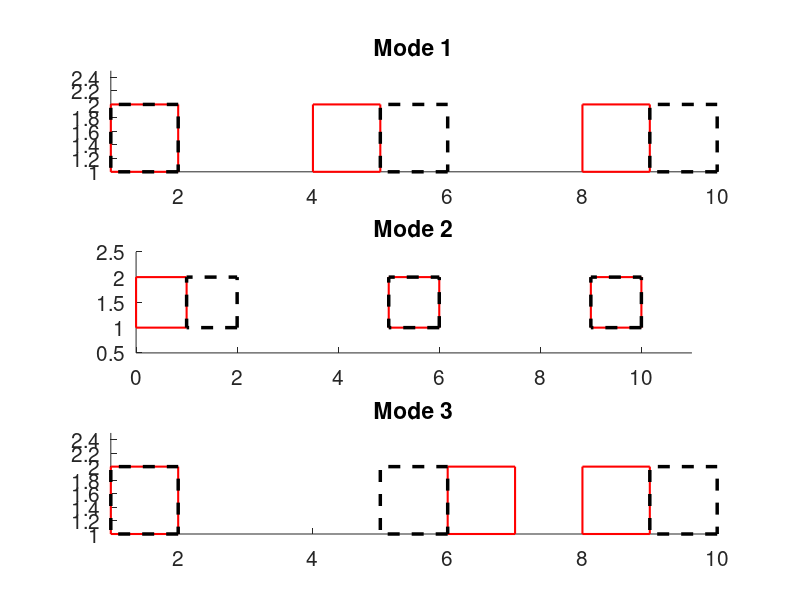
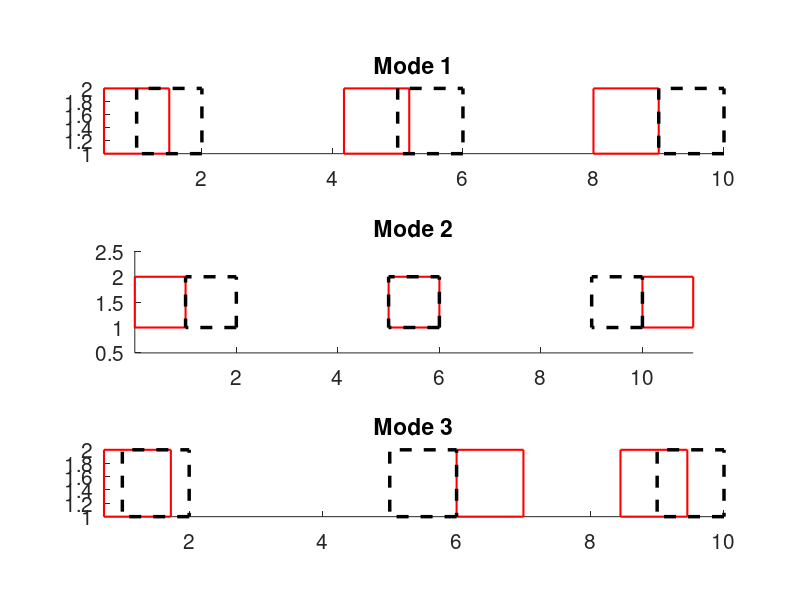
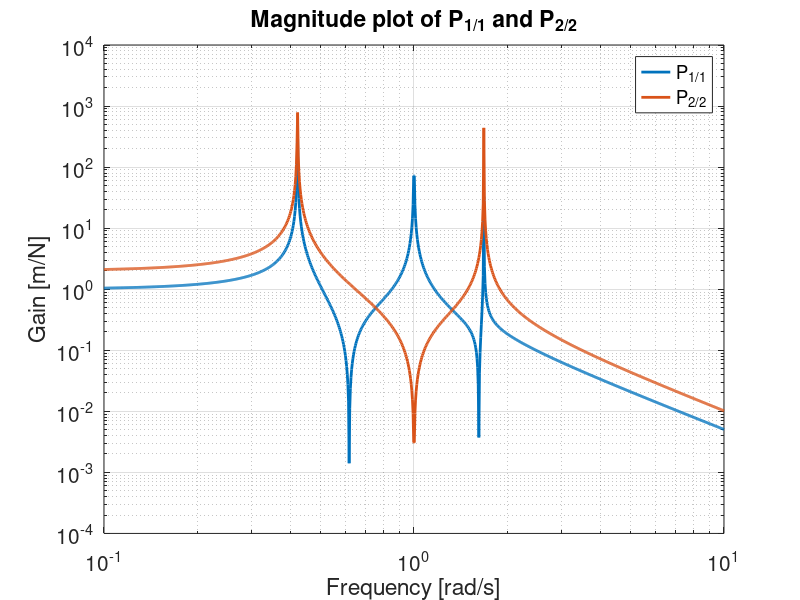

Here is the MATLAB script that generated these plots, in order:
clc; clear all; close all;

%-----------------CASE1-------------------%
M1 = [1 0 0;
     0 1 0;
     0 0 1];
K1 = [1 0 0;
     0 1 -1;
     0 -1 1];
[V1, D1] = eig(K1,-M1);

w_case1_1 = imag(sqrt(D1(1,1)));
w_case1_2 = imag(sqrt(D1(2,2)));
w_case1_3 = imag(sqrt(D1(3,3)));

figure(1)
set(figure(1),'color',[1 1 1])
set(gcf, 'Position', [50, 50, 1000, 700])

subplot(3,1,1)
rectangle("Position",[1+V1(1,2),1,1,1],"LineWidth",1.5,"EdgeColor",'r');hold on;
rectangle("Position",[5+V1(2,2),1,1,1],"LineWidth",1.5,"EdgeColor",'r');
rectangle("Position",[9+V1(3,2),1,1,1],"LineWidth",1.5,"EdgeColor",'r');
rectangle("Position",[1,1,1,1],"LineWidth",2.5,"LineStyle","--","EdgeColor",'k');hold on;
rectangle("Position",[5,1,1,1],"LineWidth",2.5,"LineStyle","--","EdgeColor",'k');
rectangle("Position",[9,1,1,1],"LineWidth",2.5,"LineStyle","--","EdgeColor",'k');
title('Mode 1')
xlim([1 10])
ylim([1 2.5])
set(gca,'fontsize',15)
axis equal

subplot(3,1,2)
rectangle("Position",[1+V1(1,3),1,1,1],"LineWidth",1.5,"EdgeColor",'r');hold on;
rectangle("Position",[5+V1(2,3),1,1,1],"LineWidth",1.5,"EdgeColor",'r');
rectangle("Position",[9+V1(3,3),1,1,1],"LineWidth",1.5,"EdgeColor",'r');
rectangle("Position",[1,1,1,1],"LineWidth",2.5,"LineStyle","--","EdgeColor",'k');hold on;
rectangle("Position",[5,1,1,1],"LineWidth",2.5,"LineStyle","--","EdgeColor",'k');
rectangle("Position",[9,1,1,1],"LineWidth",2.5,"LineStyle","--","EdgeColor",'k');
title('Mode 2')
xlim([0 11])
ylim([0.5 2.5])
set(gca,'fontsize',15)
axis equal

subplot(3,1,3)
rectangle("Position",[1+V1(1,1),1,1,1],"LineWidth",1.5,"EdgeColor",'r');hold on;
rectangle("Position",[5+V1(2,1),1,1,1],"LineWidth",1.5,"EdgeColor",'r');
rectangle("Position",[9+V1(3,1),1,1,1],"LineWidth",1.5,"EdgeColor",'r');
rectangle("Position",[1,1,1,1],"LineWidth",2.5,"LineStyle","--","EdgeColor",'k');hold on;
rectangle("Position",[5,1,1,1],"LineWidth",2.5,"LineStyle","--","EdgeColor",'k');
rectangle("Position",[9,1,1,1],"LineWidth",2.5,"LineStyle","--","EdgeColor",'k');
title('Mode 3')
xlim([1 10])
ylim([1 2.5])
set(gca,'fontsize',15)
axis equal

%-----------------CASE2-------------------%
M2 = [2 0 0;
     0 1 0;
     0 0 1];
K2 = [2 -1 0;
     -1 2 -1;
     0 -1 1];
[V2, D2] = eig(K2,-M2);

w_case2_1 = imag(sqrt(D2(1,1)));
w_case2_2 = imag(sqrt(D2(2,2)));
w_case2_3 = imag(sqrt(D2(3,3)));

figure(2)
set(figure(2),'color',[1 1 1])
set(gcf, 'Position', [50, 50, 1000, 700])

subplot(3,1,1)
rectangle("Position",[1+V2(1,3),1,1,1],"LineWidth",1.5,"EdgeColor",'r');hold on;
rectangle("Position",[5+V2(2,3),1,1,1],"LineWidth",1.5,"EdgeColor",'r');
rectangle("Position",[9+V2(3,3),1,1,1],"LineWidth",1.5,"EdgeColor",'r');
rectangle("Position",[1,1,1,1],"LineWidth",2.5,"LineStyle","--","EdgeColor",'k');hold on;
rectangle("Position",[5,1,1,1],"LineWidth",2.5,"LineStyle","--","EdgeColor",'k');
rectangle("Position",[9,1,1,1],"LineWidth",2.5,"LineStyle","--","EdgeColor",'k');
title('Mode 1')
xlim([1+V2(1,3) 10])
ylim([1 2])
set(gca,'fontsize',15)
axis equal

subplot(3,1,2)
rectangle("Position",[1+V2(1,2),1,1,1],"LineWidth",1.5,"EdgeColor",'r');hold on;
rectangle("Position",[5+V2(2,2),1,1,1],"LineWidth",1.5,"EdgeColor",'r');
rectangle("Position",[9+V2(3,2),1,1,1],"LineWidth",1.5,"EdgeColor",'r');
rectangle("Position",[1,1,1,1],"LineWidth",2.5,"LineStyle","--","EdgeColor",'k');hold on;
rectangle("Position",[5,1,1,1],"LineWidth",2.5,"LineStyle","--","EdgeColor",'k');
rectangle("Position",[9,1,1,1],"LineWidth",2.5,"LineStyle","--","EdgeColor",'k');
title('Mode 2')
xlim([1+V2(1,2) 10+V2(3,2)])
ylim([0.5 2.5])
set(gca,'fontsize',15)
axis equal

subplot(3,1,3)
rectangle("Position",[1+V2(1,1),1,1,1],"LineWidth",1.5,"EdgeColor",'r');hold on;
rectangle("Position",[5+V2(2,1),1,1,1],"LineWidth",1.5,"EdgeColor",'r');
rectangle("Position",[9+V2(3,1),1,1,1],"LineWidth",1.5,"EdgeColor",'r');
rectangle("Position",[1,1,1,1],"LineWidth",2.5,"LineStyle","--","EdgeColor",'k');hold on;
rectangle("Position",[5,1,1,1],"LineWidth",2.5,"LineStyle","--","EdgeColor",'k');
rectangle("Position",[9,1,1,1],"LineWidth",2.5,"LineStyle","--","EdgeColor",'k');
title('Mode 3')
xlim([1+V2(1,1) 10])
ylim([1 2])
set(gca,'fontsize',15)
axis equal

s = tf('s');
P1_1 =  [1 0 0]* inv(M2*s^2+K2) *[1;0;0];
P2_2 =  [0 1 0]* inv(M2*s^2+K2) *[0;1;0];

w = logspace(-1,1,1000);
jw = w*1i;

P1_1_jw =  (0.5*(jw).^4 + 1.5*(jw).^2 +0.5)./((jw).^6+4*(jw).^4+3.5*(jw).^2 +0.5);
P2_2_jw =  ((jw).^4 + 2*(jw).^2 +1)./((jw).^6+4*(jw).^4+3.5*(jw).^2 +0.5);


figure(3)
set(figure(3),'color',[1 1 1])
set(gcf, 'Position', [50, 50, 1000, 600])
loglog(w,abs(P1_1_jw),'LineWidth',2);hold on;
loglog(w,abs(P2_2_jw),'LineWidth',2);

grid on; grid minor;
legend('P_1_/_1','P_2_/_2','location','northeast','fontsize',15);

xlabel('Frequency [rad/s]','fontsize',15);
ylabel('Gain [m/N]','fontsize',15)
title('Magnitude plot of P_1_/_1 and P_2_/_2','fontsize',15)
ylim([10^(-4) 10^4])
set(gca,'fontsize',15);




